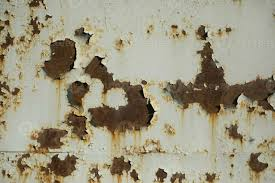
#> input picture rust_surface.jpg, 275 x 183 px
$ python Rust_detection.py
#> lines starting #> are read from the running program, lines starting #| are printed output that depends on the picture
import cv2
import numpy as np
import matplotlib.pyplot as plt


#Reading from the image file
img = cv2.imread("rust_surface.jpg")
#> img is the input picture: shape (183, 275, 3); mean B, G, R 129.6, 151.9, 157.8

#Convert the gray scale
gray_convert  = cv2.cvtColor(img,cv2.COLOR_BGR2GRAY)
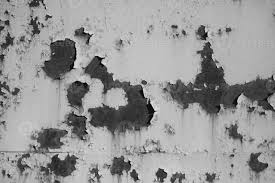
#> gray_convert: shape (183, 275); min 1, max 238, mean 151.1
rows, cols = gray_convert.shape
#> rows = 183; cols = 275


#Image netagive (Revese intensity transform)
gray_convert = 255 - gray_convert
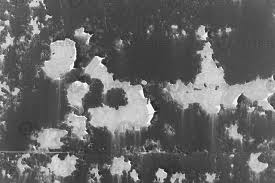
#> gray_convert: shape (183, 275); min 17, max 254, mean 103.9

# Heatmap the image
heatmap = cv2.applyColorMap(gray_convert, cv2.COLORMAP_TURBO)
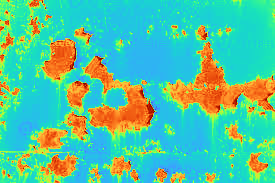
#> heatmap: shape (183, 275, 3); mean B, G, R 158.1, 196.1, 87.1

# Thershold the image
#if greher than thershold make a array point is a black is less than theshold make a array point white at the gray scale
"""""
for i in range(rows):
    for j in range(cols):
        if gray_convert[i,j] < 75:
          gray_convert[i,j] = 0
        else:
            gray_convert[i,j] = 255


# point the rust locaiton at the RGB image
for i in range(rows):
    for j in range(cols):
        if gray_convert[i,j] == 0:
          cv2.circle(img, (j,i),1,orange,-1)


for i in range(rows):
    for j in range(cols):

"""""
heatmap_rgb = cv2.cvtColor(heatmap, cv2.COLOR_BGR2RGB)


# Color bar to rust surface intensity
plt.figure(figsize=(10, 6))
plt.imshow(heatmap_rgb)
plt.title("Rust Detection Heatmap")

# Colorbar
plt.colorbar(label='Rust  intensity')

plt.show()
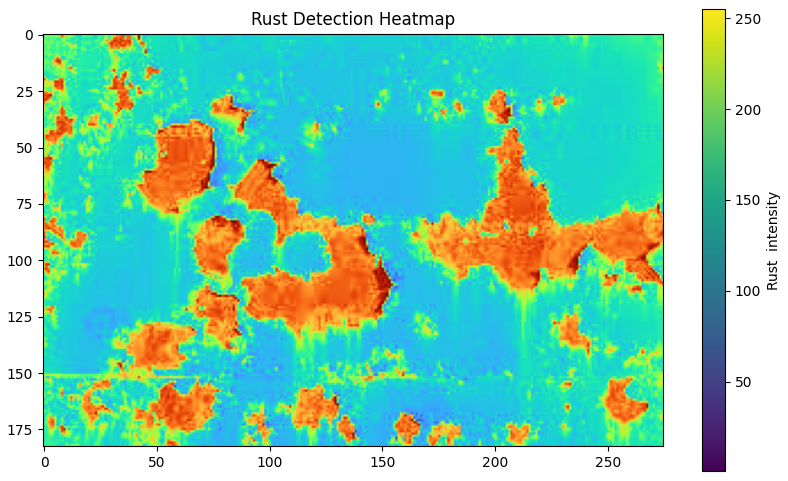
#> figure drawn by matplotlib, 2 panels

#image save
cv2.imwrite("rust_detected.jpg", img)
cv2.imwrite("thresholded_gray.jpg", gray_convert)


# Wait until a key is pressed
cv2.waitKey(0)

# Close all windows
cv2.destroyAllWindows()

$ run again, with rust_bridge.jpg copied over rust_surface.jpg
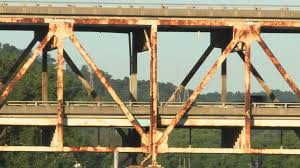
#> input picture rust_bridge.jpg, 300 x 168 px
#> img is the input picture: shape (168, 300, 3); mean B, G, R 109, 137.8, 147.7
#> `heatmap = cv2.applyColorMap(gray_convert, cv2.COLORMAP_TURBO)`:
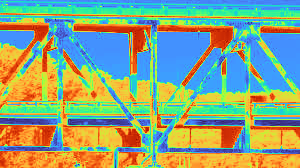
#> heatmap: shape (168, 300, 3); mean B, G, R 129.2, 165.7, 141.5
#> `plt.show()`:
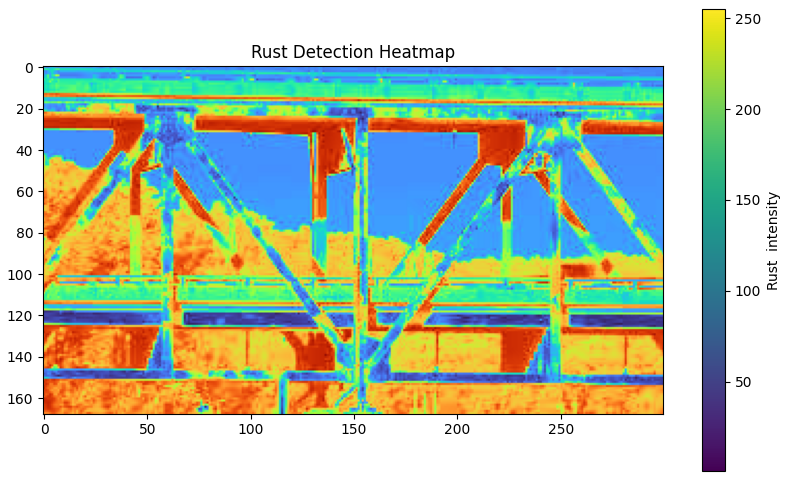
#> figure drawn by matplotlib, 2 panels
